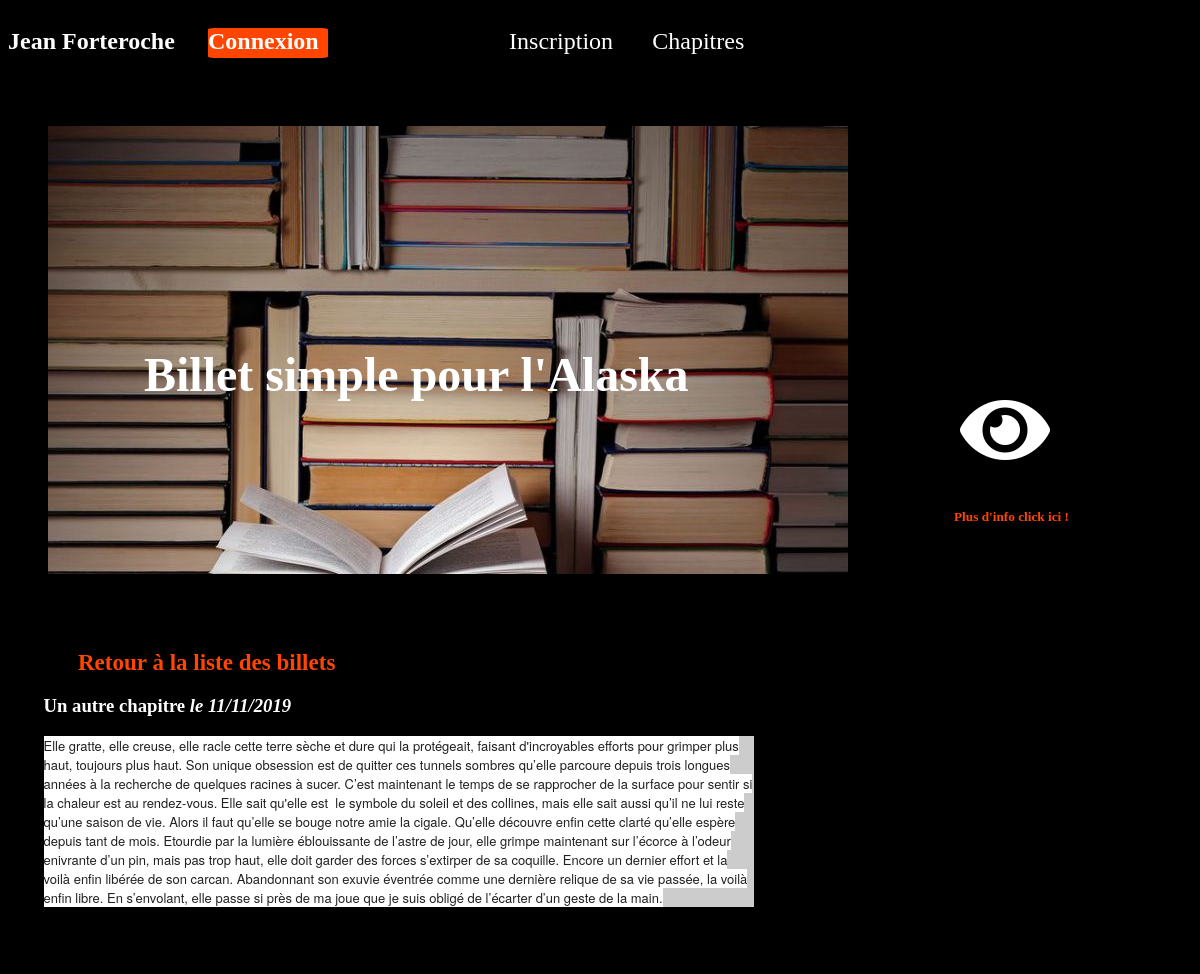
/index.php?action=post&id=18, run on the app's committed database.
### tables this page shows
CREATE TABLE IF NOT EXISTS `posts` (
  `id` int(11) NOT NULL AUTO_INCREMENT,
  `title` varchar(255) NOT NULL,
  `content` text NOT NULL,
  `creation_date` datetime NOT NULL DEFAULT CURRENT_TIMESTAMP,
  PRIMARY KEY (`id`)
);

### controller/frontend.php (called while the page is built, shortened)
<?php
require_once('model/postManager.php');
function post()
{
    $managerPost=new PostManager();
    $post=$managerPost->getPost($_GET['id']);
    require('view/frontend/postView.php');
}

### model/postManager.php (called while the page is built, shortened)
<?php
class PostManager extends Manager
{
public function getPost($postId)
{
    $db = $this->dbConnect();
    $req = $db->prepare('SELECT id, title, content, DATE_FORMAT(creation_date, \'%d/%m/%Y\') AS creation_date FROM posts WHERE id = ?');
    $req->execute(array($postId));
    $post = $req->fetch();
    return $post;
}
}

### view/frontend/postView.php (the view, shortened to what this page needs)
<?php if (isset($_SESSION['pseudo'])){
  echo '   <nav>
     <ul class="menu">
   <li ><a href=index.php?action=connexion>Deconnexion</a></li>
   <li class="bienvenue"> Bienvenue   '.ucfirst($_SESSION["pseudo"]);echo'</li>
   <li><a href="index.php">Chapitres</a></li>
     </ul>
     </nav>';
}else{
  echo'
  <nav>
<H1>Jean Forteroche</H1>
          <a href="index.php?action=connexion"><div id="connexion">Connexion</div></a>
              <ul class="menu">
                 <li class="inscript"><a href="index.php?action=subscribe">Inscription</a></li>
                 <li><a href="index.php?action=listPosts">Chapitres</a></li>
              </ul>
       </nav>';
}?>
  <div class="banniere">
            <div class="image"><img src="public/image/livre.jpg">
                 <h2 class="billet">Billet simple pour l'Alaska</h2>
            </div>
                    <div>
                               <div id="oeil"><i class="fas fa-eye"> </i>
                               <h5>  Plus d'info click ici !</h5>
                               </div>
                               </div>
    </div>
    <p class="commentaire"><a href="index.php">Retour à la liste des billets</a></p>
<div class="news">
    <h3 class="titre">
        <?php echo htmlspecialchars($post['title']); ?>
        <em>le <?php echo $post['creation_date']; ?></em>
    </h3>
    <p>
    <?php
    echo nl2br(($post['content']));
    ?>
   <h2 >Commentaires</h2>
</div>
<?php require('view/frontend/template.php'); ?>

### public/css/couleur.css (style rules this page uses)
body { background-color:black; }
h1 { color:white; width: 200px; }
.image { position: relative }
.image img { padding-left: 5%; }
.billet { position: absolute; left:17%; top:40%; color:white; font-size:300%; }
h5 { color:orangered; position: absolute; left:79.5%; top:50%; }
.banniere { display: flex; flex-direction: row; justify-content: center; align-items: center; }
.fa-eye { color:white; font-size: 500%; position: absolute; left:80%; top:40%; }
#oeil { color:white; }
.commentaire { color:white; }
.news p { background-color:#CCCCCC; margin-bottom: 0%; }
.news { width:60%; margin-left: 3%; }
.titre { color:white; }
.commentaire a { list-style: none; color: orangered; font-weight: bold; font-size: 120%; text-decoration: none; margin-left: 3%; }
.commentaire { list-style: none; color: orangered; font-weight: bold; font-size: 120%; text-decoration: none; margin-left: 3%; }

### public/css/menu.css (style rules this page uses)
.menu { display: flex; flex-direction: row; }
nav { display: flex; flex-direction: row; align-items: baseline; }
ul li { padding-right: 20%; list-style-type: none; }
li { color:white; }
.inscript { padding-left: 72%; }
nav a { text-decoration: none; color:white; font-size: 150%; }
#connexion { background-color: orangered; color:white; font-weight: bold; width: 120px; height: 30px; border-radius: 5%; margin-right: 50%; }

### data on the page
posts: title "Un autre chapitre", content "Elle gratte, elle creuse, elle racle cette terre sèche et dure qui la protégeait, faisant d'incroyables efforts pour grimper plus haut, toujours plus haut. Son unique obsession est de quitter ces tunnels sombres qu’elle parcoure depuis trois longues années à la recherche de quelques racines à sucer. C’est maintenant le temps de se rapprocher de la surface pour sentir si la chaleur est au rendez-vous. Elle sait qu'elle est le symbole du soleil et des collines, mais elle sait aussi qu’il ne lui reste qu’une saison de vie. Alors il faut qu’elle se bouge notre amie la cigale. Qu’elle découvre enfin cette clarté qu’elle espère depuis tant de mois. Etourdie par la lumière éblouissante de l’astre…"

### other printed values
$post['creation_date'] "11/11/2019"
